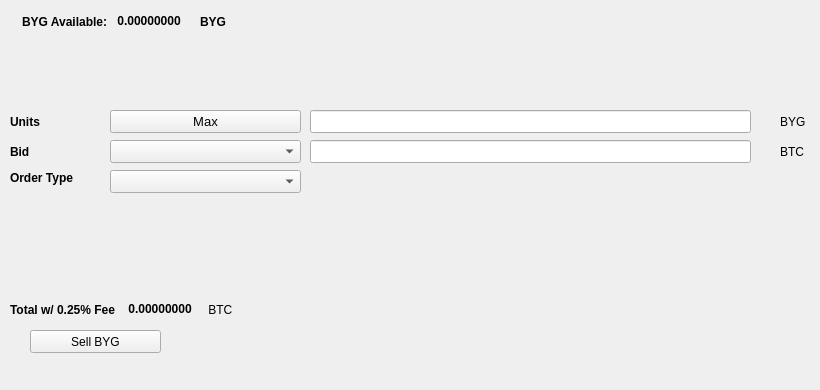
   <widget class="QWidget" name="SellTab">
    <attribute name="title">
     <string>Sell</string>
    </attribute>
    <widget class="QLabel" name="label_16">
     <property name="geometry">
      <rect>
       <x>780</x>
       <y>140</y>
       <width>31</width>
       <height>23</height>
      </rect>
     </property>
     <property name="text">
      <string>BTC</string>
     </property>
    </widget>
    <widget class="QComboBox" name="SellBidcomboBox">
     <property name="geometry">
      <rect>
       <x>110</x>
       <y>140</y>
       <width>191</width>
       <height>23</height>
      </rect>
     </property>
     <property name="font">
      <font>
       <pointsize>10</pointsize>
      </font>
     </property>
    </widget>
    <widget class="QLabel" name="label_18">
     <property name="geometry">
      <rect>
       <x>10</x>
       <y>110</y>
       <width>46</width>
       <height>23</height>
      </rect>
     </property>
     <property name="font">
      <font>
       <weight>75</weight>
       <bold>true</bold>
      </font>
     </property>
     <property name="text">
      <string>Units</string>
     </property>
    </widget>
    <widget class="QPushButton" name="Sell_Max_Amount">
     <property name="geometry">
      <rect>
       <x>110</x>
       <y>110</y>
       <width>191</width>
       <height>23</height>
      </rect>
     </property>
     <property name="font">
      <font>
       <pointsize>10</pointsize>
      </font>
     </property>
     <property name="text">
      <string>Max</string>
     </property>
    </widget>
    <widget class="QLabel" name="label_20">
     <property name="geometry">
      <rect>
       <x>10</x>
       <y>170</y>
       <width>91</width>
       <height>16</height>
      </rect>
     </property>
     <property name="font">
      <font>
       <weight>75</weight>
       <bold>true</bold>
      </font>
     </property>
     <property name="text">
      <string>Order Type</string>
     </property>
    </widget>
    <widget class="QComboBox" name="SellOrdertypeCombo">
     <property name="geometry">
      <rect>
       <x>110</x>
       <y>170</y>
       <width>191</width>
       <height>23</height>
      </rect>
     </property>
     <property name="font">
      <font>
       <pointsize>10</pointsize>
      </font>
     </property>
    </widget>
    <widget class="QLabel" name="label_21">
     <property name="geometry">
      <rect>
       <x>10</x>
       <y>140</y>
       <width>46</width>
       <height>23</height>
      </rect>
     </property>
     <property name="font">
      <font>
       <weight>75</weight>
       <bold>true</bold>
      </font>
     </property>
     <property name="text">
      <string>Bid</string>
     </property>
    </widget>
    <widget class="QLabel" name="label_22">
     <property name="geometry">
      <rect>
       <x>780</x>
       <y>110</y>
       <width>31</width>
       <height>23</height>
      </rect>
     </property>
     <property name="text">
      <string>BYG</string>
     </property>
    </widget>
    <widget class="QLineEdit" name="UnitsInputBYG">
     <property name="geometry">
      <rect>
       <x>310</x>
       <y>110</y>
       <width>441</width>
       <height>23</height>
      </rect>
     </property>
     <property name="font">
      <font>
       <pointsize>9</pointsize>
       <weight>75</weight>
       <bold>true</bold>
      </font>
     </property>
    </widget>
    <widget class="QLineEdit" name="SellBidPriceEdit">
     <property name="geometry">
      <rect>
       <x>310</x>
       <y>140</y>
       <width>441</width>
       <height>23</height>
      </rect>
     </property>
     <property name="font">
      <font>
       <pointsize>9</pointsize>
       <weight>75</weight>
       <bold>true</bold>
      </font>
     </property>
    </widget>
    <widget class="QPushButton" name="SellBYGBTN">
     <property name="geometry">
      <rect>
       <x>30</x>
       <y>330</y>
       <width>131</width>
       <height>23</height>
      </rect>
     </property>
     <property name="text">
      <string>Sell BYG</string>
     </property>
     <property name="icon">
      <iconset resource="../byg">
       <normaloff>:/icons/bitcoin</normaloff>:/icons/bitcoin</iconset>
     </property>
    </widget>
    <widget class="QWidget" name="layoutWidget3">
     <property name="geometry">
      <rect>
       <x>22</x>
       <y>12</y>
       <width>258</width>
       <height>19</height>
      </rect>
     </property>
     <layout class="QHBoxLayout" name="horizontalLayout">
      <item>
       <widget class="QLabel" name="label232_2">
        <property name="font">
         <font>
          <weight>75</weight>
          <bold>true</bold>
         </font>
        </property>
        <property name="text">
         <string>BYG Available:</string>
        </property>
       </widget>
      </item>
      <item>
       <widget class="QLabel" name="BYGAvailableLabel">
        <property name="palette">
         <palette>
          <active>
           <colorrole role="WindowText">
            <brush brushstyle="SolidPattern">
             <color alpha="255">
              <red>0</red>
              <green>0</green>
              <blue>0</blue>
             </color>
            </brush>
           </colorrole>
           <colorrole role="Button">
            <brush brushstyle="SolidPattern">
             <color alpha="255">
              <red>0</red>
              <green>170</green>
              <blue>0</blue>
             </color>
            </brush>
           </colorrole>
           <colorrole role="Light">
            <brush brushstyle="SolidPattern">
             <color alpha="255">
              <red>0</red>
              <green>255</green>
              <blue>0</blue>
             </color>
            </brush>
           </colorrole>
           <colorrole role="Midlight">
            <brush brushstyle="SolidPattern">
             <color alpha="255">
              <red>0</red>
              <green>212</green>
              <blue>0</blue>
             </color>
            </brush>
           </colorrole>
           <colorrole role="Dark">
            <brush brushstyle="SolidPattern">
             <color alpha="255">
              <red>0</red>
              <green>85</green>
              <blue>0</blue>
             </color>
            </brush>
           </colorrole>
           <colorrole role="Mid">
            <brush brushstyle="SolidPattern">
             <color alpha="255">
              <red>0</red>
              <green>113</green>
              <blue>0</blue>
             </color>
            </brush>
           </colorrole>
           <colorrole role="Text">
            <brush brushstyle="SolidPattern">
             <color alpha="255">
              <red>0</red>
              <green>170</green>
              <blue>0</blue>
             </color>
            </brush>
           </colorrole>
           <colorrole role="BrightText">
            <brush brushstyle="SolidPattern">
             <color alpha="255">
              <red>255</red>
              <green>255</green>
              <blue>255</blue>
             </color>
            </brush>
           </colorrole>
           <colorrole role="ButtonText">
            <brush brushstyle="SolidPattern">
             <color alpha="255">
              <red>0</red>
              <green>0</green>
              <blue>0</blue>
             </color>
            </brush>
           </colorrole>
           <colorrole role="Base">
            <brush brushstyle="SolidPattern">
             <color alpha="255">
              <red>255</red>
              <green>255</green>
              <blue>255</blue>
             </color>
            </brush>
           </colorrole>
           <colorrole role="Window">
            <brush brushstyle="SolidPattern">
             <color alpha="255">
              <red>0</red>
              <green>170</green>
              <blue>0</blue>
             </color>
            </brush>
           </colorrole>
           <colorrole role="Shadow">
            <brush brushstyle="SolidPattern">
             <color alpha="255">
              <red>0</red>
              <green>0</green>
              <blue>0</blue>
             </color>
            </brush>
           </colorrole>
           <colorrole role="AlternateBase">
            <brush brushstyle="SolidPattern">
             <color alpha="255">
              <red>127</red>
              <green>212</green>
              <blue>127</blue>
             </color>
            </brush>
           </colorrole>
           <colorrole role="ToolTipBase">
            <brush brushstyle="SolidPattern">
             <color alpha="255">
              <red>255</red>
              <green>255</green>
              <blue>220</blue>
             </color>
            </brush>
           </colorrole>
           <colorrole role="ToolTipText">
            <brush brushstyle="SolidPattern">
             <color alpha="255">
              <red>0</red>
              <green>0</green>
              <blue>0</blue>
             </color>
            </brush>
           </colorrole>
          </active>
          <inactive>
           <colorrole role="WindowText">
            <brush brushstyle="SolidPattern">
             <color alpha="255">
              <red>0</red>
              <green>0</green>
              <blue>0</blue>
             </color>
            </brush>
           </colorrole>
           <colorrole role="Button">
            <brush brushstyle="SolidPattern">
             <color alpha="255">
              <red>0</red>
              <green>170</green>
              <blue>0</blue>
             </color>
            </brush>
           </colorrole>
           <colorrole role="Light">
            <brush brushstyle="SolidPattern">
             <color alpha="255">
              <red>0</red>
              <green>255</green>
              <blue>0</blue>
             </color>
            </brush>
           </colorrole>
           <colorrole role="Midlight">
            <brush brushstyle="SolidPattern">
             <color alpha="255">
              <red>0</red>
              <green>212</green>
              <blue>0</blue>
             </color>
            </brush>
           </colorrole>
           <colorrole role="Dark">
            <brush brushstyle="SolidPattern">
             <color alpha="255">
              <red>0</red>
              <green>85</green>
              <blue>0</blue>
             </color>
            </brush>
           </colorrole>
           <colorrole role="Mid">
            <brush brushstyle="SolidPattern">
             <color alpha="255">
              <red>0</red>
              <green>113</green>
              <blue>0</blue>
             </color>
            </brush>
           </colorrole>
           <colorrole role="Text">
            <brush brushstyle="SolidPattern">
             <color alpha="255">
              <red>0</red>
              <green>170</green>
              <blue>0</blue>
             </color>
            </brush>
           </colorrole>
           <colorrole role="BrightText">
            <brush brushstyle="SolidPattern">
             <color alpha="255">
              <red>255</red>
              <green>255</green>
              <blue>255</blue>
             </color>
            </brush>
           </colorrole>
           <colorrole role="ButtonText">
            <brush brushstyle="SolidPattern">
             <color alpha="255">
              <red>0</red>
              <green>0</green>
              <blue>0</blue>
             </color>
            </brush>
           </colorrole>
           <colorrole role="Base">
            <brush brushstyle="SolidPattern">
             <color alpha="255">
              <red>255</red>
              <green>255</green>
              <blue>255</blue>
             </color>
            </brush>
           </colorrole>
           <colorrole role="Window">
            <brush brushstyle="SolidPattern">
             <color alpha="255">
              <red>0</red>
              <green>170</green>
              <blue>0</blue>
             </color>
            </brush>
           </colorrole>
           <colorrole role="Shadow">
            <brush brushstyle="SolidPattern">
             <color alpha="255">
              <red>0</red>
              <green>0</green>
              <blue>0</blue>
             </color>
            </brush>
           </colorrole>
           <colorrole role="AlternateBase">
            <brush brushstyle="SolidPattern">
             <color alpha="255">
              <red>127</red>
              <green>212</green>
              <blue>127</blue>
             </color>
            </brush>
           </colorrole>
           <colorrole role="ToolTipBase">
            <brush brushstyle="SolidPattern">
             <color alpha="255">
              <red>255</red>
              <green>255</green>
              <blue>220</blue>
             </color>
            </brush>
           </colorrole>
           <colorrole role="ToolTipText">
            <brush brushstyle="SolidPattern">
             <color alpha="255">
              <red>0</red>
              <green>0</green>
              <blue>0</blue>
             </color>
            </brush>
           </colorrole>
          </inactive>
          <disabled>
           <colorrole role="WindowText">
            <brush brushstyle="SolidPattern">
             <color alpha="255">
              <red>0</red>
              <green>85</green>
              <blue>0</blue>
             </color>
            </brush>
           </colorrole>
           <colorrole role="Button">
            <brush brushstyle="SolidPattern">
             <color alpha="255">
              <red>0</red>
              <green>170</green>
              <blue>0</blue>
             </color>
            </brush>
           </colorrole>
           <colorrole role="Light">
            <brush brushstyle="SolidPattern">
             <color alpha="255">
              <red>0</red>
              <green>255</green>
              <blue>0</blue>
             </color>
            </brush>
           </colorrole>
           <colorrole role="Midlight">
            <brush brushstyle="SolidPattern">
             <color alpha="255">
              <red>0</red>
              <green>212</green>
              <blue>0</blue>
             </color>
            </brush>
           </colorrole>
           <colorrole role="Dark">
            <brush brushstyle="SolidPattern">
             <color alpha="255">
              <red>0</red>
              <green>85</green>
              <blue>0</blue>
             </color>
            </brush>
           </colorrole>
           <colorrole role="Mid">
            <brush brushstyle="SolidPattern">
             <color alpha="255">
              <red>0</red>
              <green>113</green>
              <blue>0</blue>
             </color>
            </brush>
           </colorrole>
           <colorrole role="Text">
            <brush brushstyle="SolidPattern">
             <color alpha="255">
              <red>0</red>
              <green>85</green>
              <blue>0</blue>
             </color>
            </brush>
           </colorrole>
           <colorrole role="BrightText">
            <brush brushstyle="SolidPattern">
             <color alpha="255">
              <red>255</red>
              <green>255</green>
              <blue>255</blue>
             </color>
            </brush>
           </colorrole>
           <colorrole role="ButtonText">
            <brush brushstyle="SolidPattern">
             <color alpha="255">
              <red>0</red>
              <green>85</green>
              <blue>0</blue>
             </color>
            </brush>
           </colorrole>
           <colorrole role="Base">
            <brush brushstyle="SolidPattern">
             <color alpha="255">
              <red>0</red>
              <green>170</green>
              <blue>0</blue>
             </color>
            </brush>
           </colorrole>
           <colorrole role="Window">
            <brush brushstyle="SolidPattern">
             <color alpha="255">
              <red>0</red>
              <green>170</green>
              <blue>0</blue>
             </color>
            </brush>
           </colorrole>
           <colorrole role="Shadow">
            <brush brushstyle="SolidPattern">
             <color alpha="255">
              <red>0</red>
              <green>0</green>
              <blue>0</blue>
             </color>
            </brush>
           </colorrole>
           <colorrole role="AlternateBase">
            <brush brushstyle="SolidPattern">
             <color alpha="255">
              <red>0</red>
              <green>170</green>
              <blue>0</blue>
             </color>
            </brush>
           </colorrole>
           <colorrole role="ToolTipBase">
            <brush brushstyle="SolidPattern">
             <color alpha="255">
              <red>255</red>
              <green>255</green>
              <blue>220</blue>
             </color>
            </brush>
           </colorrole>
           <colorrole role="ToolTipText">
            <brush brushstyle="SolidPattern">
             <color alpha="255">
              <red>0</red>
              <green>0</green>
              <blue>0</blue>
             </color>
            </brush>
           </colorrole>
          </disabled>
         </palette>
        </property>
        <property name="font">
         <font>
          <weight>75</weight>
          <bold>true</bold>
         </font>
        </property>
        <property name="text">
         <string> 0.00000000 </string>
        </property>
        <property name="textInteractionFlags">
         <set>Qt::LinksAccessibleByMouse|Qt::TextSelectableByKeyboard|Qt::TextSelectableByMouse</set>
        </property>
       </widget>
      </item>
      <item>
       <widget class="QLabel" name="labelBYG">
        <property name="font">
         <font>
          <weight>75</weight>
          <bold>true</bold>
         </font>
        </property>
        <property name="text">
         <string>BYG</string>
        </property>
       </widget>
      </item>
     </layout>
    </widget>
    <widget class="QWidget" name="layoutWidget">
     <property name="geometry">
      <rect>
       <x>10</x>
       <y>300</y>
       <width>268</width>
       <height>19</height>
      </rect>
     </property>
     <layout class="QHBoxLayout" name="horizontalLayout_2">
      <item>
       <widget class="QLabel" name="label_19">
        <property name="font">
         <font>
          <weight>75</weight>
          <bold>true</bold>
         </font>
        </property>
        <property name="text">
         <string>Total w/ 0.25% Fee </string>
        </property>
       </widget>
      </item>
      <item>
       <widget class="QLabel" name="SellCostLabel">
        <property name="palette">
         <palette>
          <active>
           <colorrole role="WindowText">
            <brush brushstyle="SolidPattern">
             <color alpha="255">
              <red>0</red>
              <green>0</green>
              <blue>0</blue>
             </color>
            </brush>
           </colorrole>
           <colorrole role="Button">
            <brush brushstyle="SolidPattern">
             <color alpha="255">
              <red>0</red>
              <green>170</green>
              <blue>0</blue>
             </color>
            </brush>
           </colorrole>
           <colorrole role="Light">
            <brush brushstyle="SolidPattern">
             <color alpha="255">
              <red>0</red>
              <green>255</green>
              <blue>0</blue>
             </color>
            </brush>
           </colorrole>
           <colorrole role="Midlight">
            <brush brushstyle="SolidPattern">
             <color alpha="255">
              <red>0</red>
              <green>212</green>
              <blue>0</blue>
             </color>
            </brush>
           </colorrole>
           <colorrole role="Dark">
            <brush brushstyle="SolidPattern">
             <color alpha="255">
              <red>0</red>
              <green>85</green>
              <blue>0</blue>
             </color>
            </brush>
           </colorrole>
           <colorrole role="Mid">
            <brush brushstyle="SolidPattern">
             <color alpha="255">
              <red>0</red>
              <green>113</green>
              <blue>0</blue>
             </color>
            </brush>
           </colorrole>
           <colorrole role="Text">
            <brush brushstyle="SolidPattern">
             <color alpha="255">
              <red>0</red>
              <green>170</green>
              <blue>0</blue>
             </color>
            </brush>
           </colorrole>
           <colorrole role="BrightText">
            <brush brushstyle="SolidPattern">
             <color alpha="255">
              <red>255</red>
              <green>255</green>
              <blue>255</blue>
             </color>
            </brush>
           </colorrole>
           <colorrole role="ButtonText">
            <brush brushstyle="SolidPattern">
             <color alpha="255">
              <red>0</red>
              <green>0</green>
              <blue>0</blue>
             </color>
            </brush>
           </colorrole>
           <colorrole role="Base">
            <brush brushstyle="SolidPattern">
             <color alpha="255">
              <red>255</red>
              <green>255</green>
              <blue>255</blue>
             </color>
            </brush>
           </colorrole>
           <colorrole role="Window">
            <brush brushstyle="SolidPattern">
             <color alpha="255">
              <red>0</red>
              <green>170</green>
              <blue>0</blue>
             </color>
            </brush>
           </colorrole>
           <colorrole role="Shadow">
            <brush brushstyle="SolidPattern">
             <color alpha="255">
              <red>0</red>
              <green>0</green>
              <blue>0</blue>
             </color>
            </brush>
           </colorrole>
           <colorrole role="AlternateBase">
            <brush brushstyle="SolidPattern">
             <color alpha="255">
              <red>127</red>
              <green>212</green>
              <blue>127</blue>
             </color>
            </brush>
           </colorrole>
           <colorrole role="ToolTipBase">
            <brush brushstyle="SolidPattern">
             <color alpha="255">
              <red>255</red>
              <green>255</green>
              <blue>220</blue>
             </color>
            </brush>
           </colorrole>
           <colorrole role="ToolTipText">
            <brush brushstyle="SolidPattern">
             <color alpha="255">
              <red>0</red>
              <green>0</green>
              <blue>0</blue>
             </color>
            </brush>
           </colorrole>
          </active>
          <inactive>
           <colorrole role="WindowText">
            <brush brushstyle="SolidPattern">
             <color alpha="255">
              <red>0</red>
              <green>0</green>
              <blue>0</blue>
             </color>
            </brush>
           </colorrole>
           <colorrole role="Button">
            <brush brushstyle="SolidPattern">
             <color alpha="255">
              <red>0</red>
              <green>170</green>
              <blue>0</blue>
             </color>
            </brush>
           </colorrole>
           <colorrole role="Light">
            <brush brushstyle="SolidPattern">
             <color alpha="255">
              <red>0</red>
              <green>255</green>
              <blue>0</blue>
             </color>
            </brush>
           </colorrole>
           <colorrole role="Midlight">
            <brush brushstyle="SolidPattern">
             <color alpha="255">
              <red>0</red>
              <green>212</green>
              <blue>0</blue>
             </color>
            </brush>
           </colorrole>
           <colorrole role="Dark">
            <brush brushstyle="SolidPattern">
             <color alpha="255">
              <red>0</red>
              <green>85</green>
              <blue>0</blue>
             </color>
            </brush>
           </colorrole>
           <colorrole role="Mid">
            <brush brushstyle="SolidPattern">
             <color alpha="255">
              <red>0</red>
              <green>113</green>
              <blue>0</blue>
             </color>
            </brush>
           </colorrole>
           <colorrole role="Text">
            <brush brushstyle="SolidPattern">
             <color alpha="255">
              <red>0</red>
              <green>170</green>
              <blue>0</blue>
             </color>
            </brush>
           </colorrole>
           <colorrole role="BrightText">
            <brush brushstyle="SolidPattern">
             <color alpha="255">
              <red>255</red>
              <green>255</green>
              <blue>255</blue>
             </color>
            </brush>
           </colorrole>
           <colorrole role="ButtonText">
            <brush brushstyle="SolidPattern">
             <color alpha="255">
              <red>0</red>
              <green>0</green>
              <blue>0</blue>
             </color>
            </brush>
           </colorrole>
           <colorrole role="Base">
            <brush brushstyle="SolidPattern">
             <color alpha="255">
              <red>255</red>
              <green>255</green>
              <blue>255</blue>
             </color>
            </brush>
           </colorrole>
           <colorrole role="Window">
            <brush brushstyle="SolidPattern">
             <color alpha="255">
              <red>0</red>
              <green>170</green>
              <blue>0</blue>
             </color>
            </brush>
           </colorrole>
           <colorrole role="Shadow">
            <brush brushstyle="SolidPattern">
             <color alpha="255">
              <red>0</red>
              <green>0</green>
              <blue>0</blue>
             </color>
            </brush>
           </colorrole>
           <colorrole role="AlternateBase">
            <brush brushstyle="SolidPattern">
             <color alpha="255">
              <red>127</red>
              <green>212</green>
              <blue>127</blue>
             </color>
            </brush>
           </colorrole>
           <colorrole role="ToolTipBase">
            <brush brushstyle="SolidPattern">
             <color alpha="255">
              <red>255</red>
              <green>255</green>
              <blue>220</blue>
             </color>
            </brush>
           </colorrole>
           <colorrole role="ToolTipText">
            <brush brushstyle="SolidPattern">
             <color alpha="255">
              <red>0</red>
              <green>0</green>
              <blue>0</blue>
             </color>
            </brush>
           </colorrole>
          </inactive>
          <disabled>
           <colorrole role="WindowText">
            <brush brushstyle="SolidPattern">
             <color alpha="255">
              <red>0</red>
              <green>85</green>
              <blue>0</blue>
             </color>
            </brush>
           </colorrole>
           <colorrole role="Button">
            <brush brushstyle="SolidPattern">
             <color alpha="255">
              <red>0</red>
              <green>170</green>
              <blue>0</blue>
             </color>
            </brush>
           </colorrole>
           <colorrole role="Light">
            <brush brushstyle="SolidPattern">
             <color alpha="255">
              <red>0</red>
              <green>255</green>
              <blue>0</blue>
             </color>
            </brush>
           </colorrole>
           <colorrole role="Midlight">
            <brush brushstyle="SolidPattern">
             <color alpha="255">
              <red>0</red>
              <green>212</green>
              <blue>0</blue>
             </color>
            </brush>
           </colorrole>
           <colorrole role="Dark">
            <brush brushstyle="SolidPattern">
             <color alpha="255">
              <red>0</red>
              <green>85</green>
              <blue>0</blue>
             </color>
            </brush>
           </colorrole>
           <colorrole role="Mid">
            <brush brushstyle="SolidPattern">
             <color alpha="255">
              <red>0</red>
              <green>113</green>
              <blue>0</blue>
             </color>
            </brush>
           </colorrole>
           <colorrole role="Text">
            <brush brushstyle="SolidPattern">
             <color alpha="255">
              <red>0</red>
              <green>85</green>
              <blue>0</blue>
             </color>
            </brush>
           </colorrole>
           <colorrole role="BrightText">
            <brush brushstyle="SolidPattern">
             <color alpha="255">
              <red>255</red>
              <green>255</green>
              <blue>255</blue>
             </color>
            </brush>
           </colorrole>
           <colorrole role="ButtonText">
            <brush brushstyle="SolidPattern">
             <color alpha="255">
              <red>0</red>
              <green>85</green>
              <blue>0</blue>
             </color>
            </brush>
           </colorrole>
           <colorrole role="Base">
            <brush brushstyle="SolidPattern">
             <color alpha="255">
              <red>0</red>
              <green>170</green>
              <blue>0</blue>
             </color>
            </brush>
           </colorrole>
           <colorrole role="Window">
            <brush brushstyle="SolidPattern">
             <color alpha="255">
              <red>0</red>
              <green>170</green>
              <blue>0</blue>
             </color>
            </brush>
           </colorrole>
           <colorrole role="Shadow">
            <brush brushstyle="SolidPattern">
             <color alpha="255">
              <red>0</red>
              <green>0</green>
              <blue>0</blue>
             </color>
            </brush>
           </colorrole>
           <colorrole role="AlternateBase">
            <brush brushstyle="SolidPattern">
             <color alpha="255">
              <red>0</red>
              <green>170</green>
              <blue>0</blue>
             </color>
            </brush>
           </colorrole>
           <colorrole role="ToolTipBase">
            <brush brushstyle="SolidPattern">
             <color alpha="255">
              <red>255</red>
              <green>255</green>
              <blue>220</blue>
             </color>
            </brush>
           </colorrole>
           <colorrole role="ToolTipText">
            <brush brushstyle="SolidPattern">
             <color alpha="255">
              <red>0</red>
              <green>0</green>
              <blue>0</blue>
             </color>
            </brush>
           </colorrole>
          </disabled>
         </palette>
        </property>
        <property name="font">
         <font>
          <weight>75</weight>
          <bold>true</bold>
         </font>
        </property>
        <property name="autoFillBackground">
         <bool>false</bool>
        </property>
        <property name="text">
         <string> 0.00000000</string>
        </property>
        <property name="textInteractionFlags">
         <set>Qt::LinksAccessibleByMouse|Qt::TextSelectableByMouse</set>
        </property>
       </widget>
      </item>
      <item>
       <widget class="QLabel" name="label_17">
        <property name="font">
         <font>
          <weight>50</weight>
          <bold>false</bold>
         </font>
        </property>
        <property name="text">
         <string> BTC</string>
        </property>
       </widget>
      </item>
     </layout>
    </widget>
    <widget class="QLabel" name="label_23">
     <property name="geometry">
      <rect>
       <x>460</x>
       <y>300</y>
       <width>281</width>
       <height>81</height>
      </rect>
     </property>
     <property name="text">
      <string/>
     </property>
     <property name="pixmap">
      <pixmap>:/images/bittrex</pixmap>
     </property>
    </widget>
   </widget>
